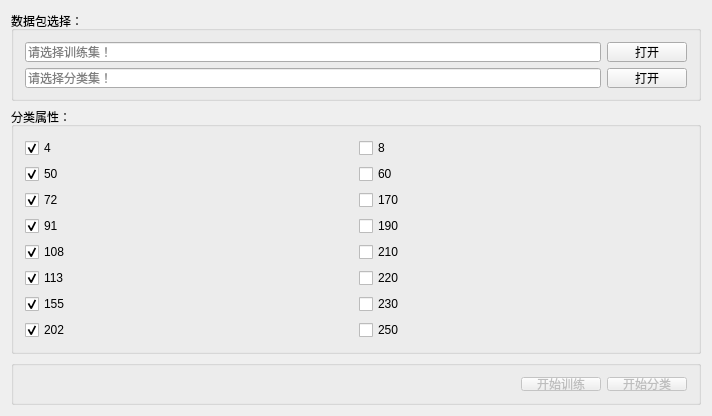
<?xml version="1.0" encoding="UTF-8"?>
<ui version="4.0">
 <class>CClassifyWin</class>
 <widget class="QWidget" name="CClassifyWin">
  <property name="geometry">
   <rect>
    <x>0</x>
    <y>0</y>
    <width>712</width>
    <height>388</height>
   </rect>
  </property>
  <property name="sizePolicy">
   <sizepolicy hsizetype="Preferred" vsizetype="Fixed">
    <horstretch>0</horstretch>
    <verstretch>0</verstretch>
   </sizepolicy>
  </property>
  <property name="windowTitle">
   <string>打开文件</string>
  </property>
  <layout class="QVBoxLayout" name="verticalLayout_3">
   <item>
    <layout class="QVBoxLayout" name="verticalLayout_2">
     <item>
      <widget class="QGroupBox" name="groupBox_2">
       <property name="sizePolicy">
        <sizepolicy hsizetype="Preferred" vsizetype="Fixed">
         <horstretch>0</horstretch>
         <verstretch>0</verstretch>
        </sizepolicy>
       </property>
       <property name="minimumSize">
        <size>
         <width>0</width>
         <height>90</height>
        </size>
       </property>
       <property name="title">
        <string>数据包选择：</string>
       </property>
       <layout class="QHBoxLayout" name="horizontalLayout_4">
        <item>
         <layout class="QVBoxLayout" name="verticalLayout">
          <item>
           <layout class="QHBoxLayout" name="horizontalLayout_2">
            <item>
             <widget class="QLineEdit" name="lineEdit">
              <property name="enabled">
               <bool>true</bool>
              </property>
              <property name="minimumSize">
               <size>
                <width>133</width>
                <height>20</height>
               </size>
              </property>
              <property name="placeholderText">
               <string>请选择训练集！</string>
              </property>
             </widget>
            </item>
            <item>
             <widget class="QPushButton" name="pushButton">
              <property name="minimumSize">
               <size>
                <width>75</width>
                <height>20</height>
               </size>
              </property>
              <property name="toolTip">
               <string>快捷键（ctrl + o）</string>
              </property>
              <property name="whatsThis">
               <string/>
              </property>
              <property name="text">
               <string>打开</string>
              </property>
              <property name="shortcut">
               <string>Ctrl+O</string>
              </property>
             </widget>
            </item>
           </layout>
          </item>
          <item>
           <layout class="QHBoxLayout" name="horizontalLayout">
            <item>
             <widget class="QLineEdit" name="lineEdit_2">
              <property name="minimumSize">
               <size>
                <width>133</width>
                <height>20</height>
               </size>
              </property>
              <property name="placeholderText">
               <string>请选择分类集！</string>
              </property>
             </widget>
            </item>
            <item>
             <widget class="QPushButton" name="pushButton_2">
              <property name="minimumSize">
               <size>
                <width>75</width>
                <height>20</height>
               </size>
              </property>
              <property name="toolTip">
               <string>快捷键（ctrl + shift + o）</string>
              </property>
              <property name="text">
               <string>打开</string>
              </property>
              <property name="shortcut">
               <string>Ctrl+Shift+O</string>
              </property>
             </widget>
            </item>
           </layout>
          </item>
         </layout>
        </item>
       </layout>
      </widget>
     </item>
     <item>
      <widget class="QGroupBox" name="groupBox">
       <property name="title">
        <string>分类属性：</string>
       </property>
       <layout class="QHBoxLayout" name="horizontalLayout_5">
        <item>
         <layout class="QGridLayout" name="gridLayout">
          <item row="3" column="1">
           <widget class="QCheckBox" name="checkBox_16">
            <property name="enabled">
             <bool>true</bool>
            </property>
            <property name="text">
             <string>190</string>
            </property>
           </widget>
          </item>
          <item row="5" column="1">
           <widget class="QCheckBox" name="checkBox_12">
            <property name="enabled">
             <bool>true</bool>
            </property>
            <property name="text">
             <string>220</string>
            </property>
           </widget>
          </item>
          <item row="5" column="0">
           <widget class="QCheckBox" name="checkBox_6">
            <property name="text">
             <string>113</string>
            </property>
            <property name="checked">
             <bool>true</bool>
            </property>
           </widget>
          </item>
          <item row="6" column="0">
           <widget class="QCheckBox" name="checkBox_7">
            <property name="text">
             <string>155</string>
            </property>
            <property name="checked">
             <bool>true</bool>
            </property>
           </widget>
          </item>
          <item row="7" column="0">
           <widget class="QCheckBox" name="checkBox_8">
            <property name="text">
             <string>202</string>
            </property>
            <property name="checked">
             <bool>true</bool>
            </property>
           </widget>
          </item>
          <item row="4" column="0">
           <widget class="QCheckBox" name="checkBox_5">
            <property name="text">
             <string>108</string>
            </property>
            <property name="checked">
             <bool>true</bool>
            </property>
           </widget>
          </item>
          <item row="7" column="1">
           <widget class="QCheckBox" name="checkBox_9">
            <property name="enabled">
             <bool>true</bool>
            </property>
            <property name="text">
             <string>250</string>
            </property>
           </widget>
          </item>
          <item row="6" column="1">
           <widget class="QCheckBox" name="checkBox_14">
            <property name="enabled">
             <bool>true</bool>
            </property>
            <property name="text">
             <string>230</string>
            </property>
           </widget>
          </item>
          <item row="4" column="1">
           <widget class="QCheckBox" name="checkBox_13">
            <property name="enabled">
             <bool>true</bool>
            </property>
            <property name="text">
             <string>210</string>
            </property>
           </widget>
          </item>
          <item row="2" column="1">
           <widget class="QCheckBox" name="checkBox_15">
            <property name="enabled">
             <bool>true</bool>
            </property>
            <property name="text">
             <string>170</string>
            </property>
           </widget>
          </item>
          <item row="1" column="0">
           <widget class="QCheckBox" name="checkBox_2">
            <property name="text">
             <string>50</string>
            </property>
            <property name="checked">
             <bool>true</bool>
            </property>
           </widget>
          </item>
          <item row="0" column="0">
           <widget class="QCheckBox" name="checkBox">
            <property name="text">
             <string>4</string>
            </property>
            <property name="checked">
             <bool>true</bool>
            </property>
           </widget>
          </item>
          <item row="2" column="0">
           <widget class="QCheckBox" name="checkBox_3">
            <property name="text">
             <string>72</string>
            </property>
            <property name="checked">
             <bool>true</bool>
            </property>
           </widget>
          </item>
          <item row="0" column="1">
           <widget class="QCheckBox" name="checkBox_11">
            <property name="enabled">
             <bool>true</bool>
            </property>
            <property name="text">
             <string>8</string>
            </property>
           </widget>
          </item>
          <item row="3" column="0">
           <widget class="QCheckBox" name="checkBox_4">
            <property name="text">
             <string>91</string>
            </property>
            <property name="checked">
             <bool>true</bool>
            </property>
           </widget>
          </item>
          <item row="1" column="1">
           <widget class="QCheckBox" name="checkBox_10">
            <property name="enabled">
             <bool>true</bool>
            </property>
            <property name="text">
             <string>60</string>
            </property>
           </widget>
          </item>
         </layout>
        </item>
       </layout>
      </widget>
     </item>
    </layout>
   </item>
   <item>
    <widget class="QGroupBox" name="groupBox_3">
     <property name="sizePolicy">
      <sizepolicy hsizetype="Preferred" vsizetype="Fixed">
       <horstretch>0</horstretch>
       <verstretch>0</verstretch>
      </sizepolicy>
     </property>
     <property name="minimumSize">
      <size>
       <width>0</width>
       <height>45</height>
      </size>
     </property>
     <property name="title">
      <string/>
     </property>
     <layout class="QHBoxLayout" name="horizontalLayout_6">
      <item>
       <layout class="QHBoxLayout" name="horizontalLayout_3">
        <item>
         <spacer name="horizontalSpacer">
          <property name="orientation">
           <enum>Qt::Horizontal</enum>
          </property>
          <property name="sizeHint" stdset="0">
           <size>
            <width>40</width>
            <height>20</height>
           </size>
          </property>
         </spacer>
        </item>
        <item>
         <widget class="QPushButton" name="pushButton_4">
          <property name="enabled">
           <bool>false</bool>
          </property>
          <property name="toolTip">
           <string>快捷键（ctrl + t）</string>
          </property>
          <property name="text">
           <string>开始训练</string>
          </property>
          <property name="shortcut">
           <string>Ctrl+T</string>
          </property>
         </widget>
        </item>
        <item>
         <widget class="QPushButton" name="pushButton_3">
          <property name="enabled">
           <bool>false</bool>
          </property>
          <property name="toolTip">
           <string>快捷键（ctrl + c）</string>
          </property>
          <property name="text">
           <string>开始分类</string>
          </property>
          <property name="shortcut">
           <string>Ctrl+C</string>
          </property>
         </widget>
        </item>
       </layout>
      </item>
     </layout>
    </widget>
   </item>
  </layout>
 </widget>
 <layoutdefault spacing="6" margin="11"/>
 <tabstops>
  <tabstop>pushButton</tabstop>
  <tabstop>pushButton_2</tabstop>
  <tabstop>checkBox</tabstop>
  <tabstop>checkBox_2</tabstop>
  <tabstop>checkBox_3</tabstop>
  <tabstop>checkBox_4</tabstop>
  <tabstop>checkBox_5</tabstop>
  <tabstop>checkBox_6</tabstop>
  <tabstop>checkBox_7</tabstop>
  <tabstop>checkBox_8</tabstop>
  <tabstop>pushButton_4</tabstop>
  <tabstop>pushButton_3</tabstop>
  <tabstop>checkBox_11</tabstop>
  <tabstop>checkBox_10</tabstop>
  <tabstop>checkBox_15</tabstop>
  <tabstop>checkBox_16</tabstop>
  <tabstop>checkBox_13</tabstop>
  <tabstop>checkBox_12</tabstop>
  <tabstop>checkBox_14</tabstop>
  <tabstop>checkBox_9</tabstop>
  <tabstop>lineEdit_2</tabstop>
  <tabstop>lineEdit</tabstop>
 </tabstops>
 <resources/>
 <connections/>
</ui>
